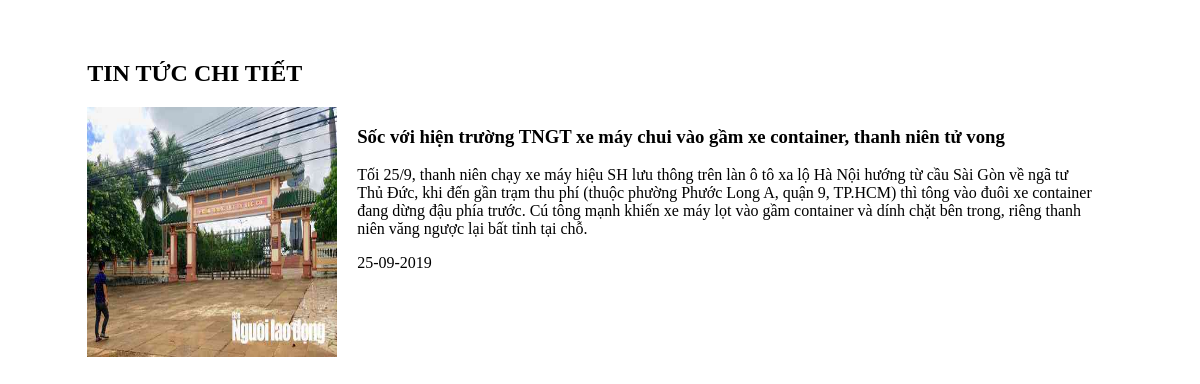
The page /?id=5 on the database as committed earlier.
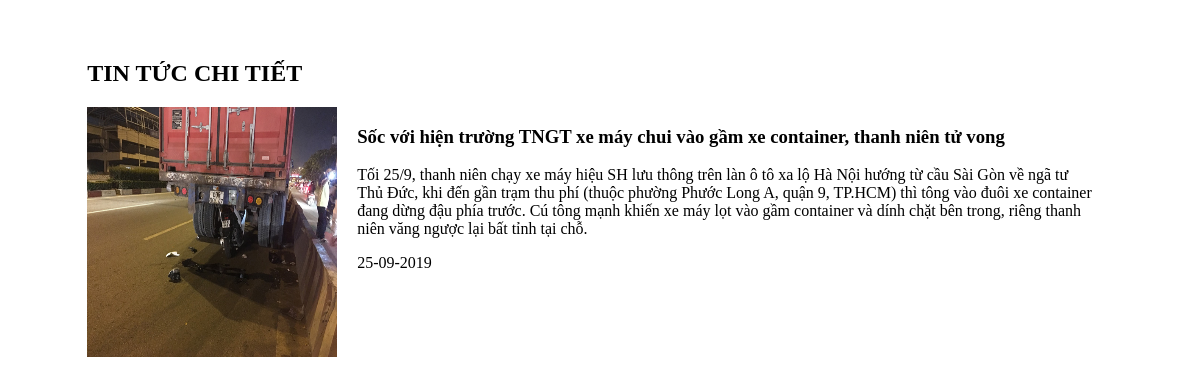
The same page on the database as committed later.
### tables this page shows
CREATE TABLE `news` (
  `id` int(11) NOT NULL,
  `title` text NOT NULL,
  `description` text DEFAULT NULL,
  `image` varchar(255) NOT NULL,
  `created_at` timestamp NULL DEFAULT NULL
);

### Model/dbConnect.php (called while the page is built, shortened)
<?php
class Connect
{
    public function dbConnect()
    {
        $servername = "localhost";
        $username = "root";
        $password = "";
        $dbname = "exercise2";
        $conn = new mysqli($servername, $username, $password, $dbname);
        mysqli_set_charset($conn,"utf8");
        return $conn;
    }
}
?>

### Model/News.php (called while the page is built, shortened)
<?php
require('dbConnect.php');
class News extends Connect
{
	protected $conn;
	public function __construct() {
		$this->conn = $this->dbConnect();
	}
	public function getNewsDetail($id)
	{
		$sql = "SELECT * FROM news where id = " . $id;
		$data = $this->conn->query($sql);
		$detail = $data->fetch_assoc();
		return $detail;
	}
}
?>

### View/show.php (the view)
<div class="news-block">
	<h2><strong>Tin tức chi tiết</strong></h2>
	<div class="news-item">
		<?php
			if (isset($detail)) {
				echo "<img src='public/images/" . $detail["image"] . "' alt='News image'>";
				echo "<div class='news-detail'>";
				echo "<h3>" . $detail['title'] . "</h3>";
				echo "<p>" . $detail['description'] . "</p>";
				echo "<p>" . date("d-m-Y", strtotime($detail['created_at'])) . "</p>";
				echo "</div>";
			} else {
				echo "Không tìm thấy thông tin!";
			}
		?>
	</div>
</div>

Rows that differ between the two databases and show on the page:
changed news "Sốc với hiện trường TNGT xe máy chui vào gầm xe container, thanh niên tử vong": image: a different picture
